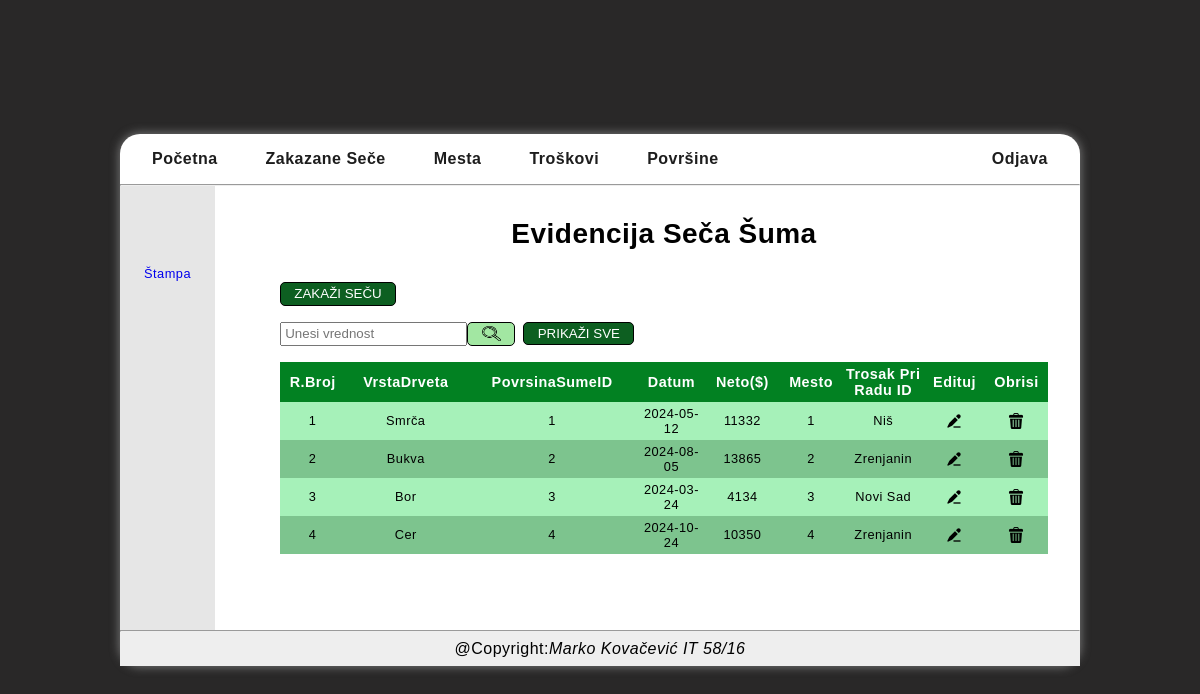
The page /FrontEnd/src/Stranice/ZakazaneSece/zakazaneSeceAdmin.php (signed in) on the database its author committed.
### tables this page shows
create table `ZAKAZANASECA`
(
    SecaID          int not null AUTO_INCREMENT PRIMARY KEY,
    VrstaDrveta         varchar(30) not null,
    PovrsinaSumeID      int not null, 
    Datum               date not null,    
    Neto                int not null, 
    TrosakPriRaduID     int not null,
    Mesto               varchar(30) not null,  
    PlacenoUnapred      int null
);

### BackEnd/Klase/BaznaKonekcija.php (called while the page is built, shortened)
<?php
class Konekcija{
public $KompletanNazivBazePodataka;
public $VerzijaMySQLNaredbi;
private $korisnik;
private $sifra;
private $host;
private function UcitajVerzijuMYSQLNaredbi(){
    $VerzijaPHP = phpversion();
    if($VerzijaPHP<'7.0.0'){
        $this->VerzijaMySQLNaredbi="mysql";
    }else {
        $this->VerzijaMySQLNaredbi="mysqli";
    }
}
private function UcitajParamKonekcije($PutanjaNazivFajlaXMLParametriKonekcije){
    $xml=simplexml_load_file($PutanjaNazivFajlaXMLParametriKonekcije) or die("Greska: ne postoji fajl BazniParamKonekcije.xml");
    $this->host=$xml->host;
    $this->korisnik=$xml->korisnik;
    $this->sifra=$xml->sifra;
    $this->prefiks_baze_podataka = $xml->prefiks_baze_podataka;
    $this->naziv_baze_podataka = $xml->naziv_baze_podataka;
    $this->KompletanNazivBazePodataka = $this->prefiks_baze_podataka.$this->naziv_baze_podataka;
}
public function connect(){
    if($this->VerzijaMySQLNaredbi=="mysqli"){
        $this->konekcijaDB = mysqli_connect($this->host, $this->korisnik, $this->sifra, $this->KompletanNazivBazePodataka);
    }else{
        $this->konekcijaMYSQL = mysql_connect($this->host, $this->korisnik, $this->sifra);
        $this->konekcijaDB = mysql_select_db($this->KompletanNazivBazePodataka, $this->konekcijaMYSQL);
    }
 }
}
?>

### BackEnd/Klase/BaznaTabela.php (called while the page is built, shortened)
<?php
 class Tabela{
 public $OtvorenaKonekcija;
 public $TipMYSQL;
 public $ListaZapisa;
 public function __construct($NovaOtvorenaKonekcija, $NoviNazivTabele) {
        $this->OtvorenaKonekcija = $NovaOtvorenaKonekcija;
        $this->TipMYSQL = $NovaOtvorenaKonekcija->VerzijaMySQLNaredbi;
 }
    public function UcitajSvePoUpitu($Upit)
    {
        if($this->TipMYSQL=="mysqli"){
            $this->Kolekcija = mysqli_query($this->OtvorenaKonekcija->konekcijaDB, $Upit);
            $this->BrojZapisa = mysqli_num_rows($this->Kolekcija);
        }
        else{
            $this->Kolekcija = mysql_query($Upit);
            $this->BrojZapisa = mysql_num_rows($this->Kolekcija);
        }
    }
    public function PrebaciKolekcijuUListu($Kolekcija)
    {
        $ListaZapisa = array();
        if($this->TipMYSQL=="mysqli")
        {
            while($RedZapisa = mysqli_fetch_array($Kolekcija, MYSQLI_NUM))
            {
                $this->ListaZapisa[] = $RedZapisa;
            }
        }
        else{
            while($RedZapisa = mysql_fetch_array($Kolekcija, MYSQLI_NUM))
            {
                $this->ListaZapisa[] = $RedZapisa;
            }
        }
      return $ListaZapisa;
    }
    public function DajVrednostPoRednomBrojuZapisaPoRBPolja($Kolekcija, $RBZapisa, $RBPolja)
    {
        if($this->TipMYSQL=="mysqli")
        {
            $RedZapisa = $this->ListaZapisa[$RBZapisa];
            $Vrednost = $RedZapisa [$RBPolja];
        }
        else{
            $Vrednost = mysql_result($Kolekcija, $RBZapisa, $RBPolja);
        }
      return $Vrednost;
    }
 }
?>

### BackEnd/Klase/DBZakazaneSece.php (called while the page is built, shortened)
<?php
class DBZakazaneSece extends Tabela
{
    public function DajSvePodatkeOZakazanimSecama($filterParametar){
        if(isset($filterParametar)){
            $upit="select * from `".$this->NazivBazePodataka."`.`ZAKAZANASECA` where `VrstaDrveta`='".$filterParametar."'";
        }else{
            $upit="select * from `".$this->NazivBazePodataka."`.`ZAKAZANASECA`";
        }
        $this->UcitajSvePoUpitu($upit);
    }
}
?>

### FrontEnd/src/Stranice/ZakazaneSece/zakazaneseceAdmin.php (the view, shortened to what this page needs)
<?php
    require $_SERVER['DOCUMENT_ROOT'] . "/SECA-SUMA/BackEnd/Klase/BaznaKonekcija.php";
       $ovlascenje=$_SESSION["ovlascenje"];
    require $_SERVER['DOCUMENT_ROOT'] . "/SECA-SUMA/BackEnd/Klase/BaznaTabela.php";
    $KonekcijaObject = new Konekcija($_SERVER['DOCUMENT_ROOT'] . '/SECA-SUMA/BackEnd/Klase/BazniParamKonekcije.xml');
    $KonekcijaObject->connect();
    if($KonekcijaObject->konekcijaDB){
        require $_SERVER['DOCUMENT_ROOT'] . "/SECA-SUMA/BackEnd/Klase/DBZakazaneSece.php";
        $ZakazaneSeceObject = new DBZakazaneSece($KonekcijaObject,"zakazanaseca");
        if(isset($_GET['filtriraj'])){
            $filter=$_GET['filter'];
            $ZakazaneSeceObject->DajSvePodatkeOZakazanimSecama($filter);
        }else{
            $filter=null;
            $ZakazaneSeceObject->DajSvePodatkeOZakazanimSecama($filter);
        }
    }else{
        echo"Neuspesna konekcija";
    }
?>
<!DOCTYPE html>
<html lang="sr" class="html">
<head>
    <link href="/SECA-SUMA/style.css" type="text/css" rel="stylesheet">
    <link href="zakazaneSece.css" type="text/css" rel="stylesheet">
</head>
<body class="glavniKontejner seca body">
    <?php require $_SERVER['DOCUMENT_ROOT'] . "/SECA-SUMA/FrontEnd/src/Delovi/Header/headerAdmin.php"?>
  <section class="index">
  <div class="sadrzajAside">
            <aside class="leviMeni">
                <?php require $_SERVER['DOCUMENT_ROOT'] . "/SECA-SUMA/FrontEnd/src/Delovi/LeviMeni/leviMeni.php"?>
            </aside>
</div>
<div class="seca__sadrzaj seca">
    <div class="seca__h1Wrap">
        <h1 class="seca__h1">Evidencija Seča Šuma</h1>
    </div>
        <div class="seca__optionsWrap">
            <?php
            if($ovlascenje === "admin"){
                echo'<div class="seca__addBtnWrap">';
                echo' <button class="seca__dodajNovu button">ZAKAŽI SEČU</button>';
                echo'</div>';
                }
                else{
                echo '';
              }
            ?>
            <form name="pretraga" class="seca__pretragaForm">
               <div class="seca__pretragaBar">
                    <input name="filter" id="filter" class="seca__Filter input" placeholder="Unesi vrednost" pattern="[A-Za-z]{1,12}" oninvalid="this.setCustomValidity('Molimo vas unesite 3 do 15 slova(A-z)')" oninput="setCustomValidity('')">
                    <button class="seca__filterBtn button" type="submit" name="filtriraj"><img src="/SECA-SUMA/FrontEnd/Assets/Search_icon.png" alt="search.png"></button>
               </div>
               <div class="seca__pretragaBar">
                 <button type="submit" name="svi" id="svi" class="seca__sviPodatci button">PRIKAŽI SVE
               </div>
            </form>
        </div>
        <?php
            if ($ZakazaneSeceObject->BrojZapisa==0)
            {
                echo "nema zapisa!";
            }
        else
            {
               echo' <table class="table seca__table">';
               echo' <thead class="seca__thead">';
               echo'     <tr class="seca__headTr">';
               echo'         <th>R.Broj</th>';
               echo'         <th>VrstaDrveta</th>';
               echo'         <th>PovrsinaSumeID</th>';
               echo'         <th>Datum</th>';
               echo'         <th>Neto($)</th>';
               echo'         <th>Mesto</th>';
               echo'         <th>Trosak Pri Radu ID</th>';
               if($ovlascenje === "admin"){
               echo'         <th>Edituj</th>';
               echo'         <th>Obrisi</th>';
               }
               echo'     </tr>';
               echo' </thead>';
               echo'<tbody class="seca__tableBody">';
               for($RBZapisa = 0; $RBZapisa < $ZakazaneSeceObject->BrojZapisa; $RBZapisa++){
                $Rbroj = $RBZapisa + 1;
                $SecaID=$ZakazaneSeceObject->DajVrednostPoRednomBrojuZapisaPoRBPolja($ZakazaneSeceObject->Kolekcija, $RBZapisa,0);
                $VrstaDrveta=$ZakazaneSeceObject->DajVrednostPoRednomBrojuZapisaPoRBPolja($ZakazaneSeceObject->Kolekcija, $RBZapisa,1);
                $PovrsinaSumeID=$ZakazaneSeceObject->DajVrednostPoRednomBrojuZapisaPoRBPolja($ZakazaneSeceObject->Kolekcija, $RBZapisa,2);
                $Datum=$ZakazaneSeceObject->DajVrednostPoRednomBrojuZapisaPoRBPolja($ZakazaneSeceObject->Kolekcija, $RBZapisa,3);
                $Neto=$ZakazaneSeceObject->DajVrednostPoRednomBrojuZapisaPoRBPolja($ZakazaneSeceObject->Kolekcija, $RBZapisa,4);
                $TrosakPriRaduID=$ZakazaneSeceObject->DajVrednostPoRednomBrojuZapisaPoRBPolja($ZakazaneSeceObject->Kolekcija, $RBZapisa,5);
                $Mesto=$ZakazaneSeceObject->DajVrednostPoRednomBrojuZapisaPoRBPolja($ZakazaneSeceObject->Kolekcija, $RBZapisa,6);
                echo'<tr>';
                echo'<td>' .$Rbroj.'</td>';
                echo'<td>' .$VrstaDrveta. '</td>';
                echo'<td>' .$PovrsinaSumeID. '</td>';
                echo'<td>' .$Datum. '</td>';
                echo'<td>' .$Neto. '</td>';
                echo'<td>' .$TrosakPriRaduID. '</td>';
                echo'<td>' .$Mesto. '</td>';
                if($ovlascenje === "admin"){
                echo'<td><form action="/SECA-SUMA/FrontEnd/src/Modali/Izmena/editovanjeSeca.php" class="otvaranjeEditFormeBtn" method="POST"><input type="hidden" name="SecaID" value='.$SecaID.'><input class="input-slika" type="image" src="/SECA-SUMA/FrontEnd/Assets/edit-text.png" name="EditujSecu"></form></td>';
                echo'<td><form action="/SECA-SUMA/FrontEnd/src/Modali/Brisanje/ZakazaneSeceobrisi.php" method="POST"><input type="hidden" name="SecaID" value='.$SecaID.'><input type="hidden" name="mesto" value='.$Mesto.'><input class="input-slika" type="image"src="/SECA-SUMA/FrontEnd/Assets/trash-can.png" name="ObrisiSecu"></form></td>';
                }
                echo'</tr>';
               }
            }
        ?>
        </tbody>
    </table>
</div>
</section>
<div class="seca__formDodajOtvori"><?php include $_SERVER['DOCUMENT_ROOT'] . "/SECA-SUMA/FrontEnd/src/Modali/DodajNovo/zakazaneSece_dodajNovo.php"?></div>
    <footer><?php require $_SERVER['DOCUMENT_ROOT'] . "/SECA-SUMA/FrontEnd/src/Delovi/Footer/footer.php"?></footer>
</body>
</html>

### style.css (style rules this page uses)
* { padding:0; margin:0; box-sizing:border-box; }
:root { --base-txt-clr:#1d1d1d; --base-txt-white-variety:#ffffff; --body-shadow:#757575; --html-bckground:rgb(41, 40, 40); --body:rgb(255, 255, 255); --border-nav:rgb(7, 7, 7); --table:rgb(77, 77, 77); --tableHeader:rgb(2, 129, 34); --tableRow1:rgb(166, 241, 185); --tableRow2:rgb(125, 196, 142); --selected:rgb(2, 129, 34); --form:rgb(255, 255, 255); --covered:rgba(41, 40, 40, 0.5); --footer:rgb(238, 238, 238); --aside-bg:rgb(230, 230, 230); --welcome-bg:rgba(4, 88, 4, 0.6); --search-wrap-bg:rgb(162, 231, 162); --button-clr-primary:rgb(13, 95, 33); --button-primary-border:rgb(0, 0, 0); --table-txt-Font:0.8rem; --table-header-Font:0.9rem; --label-txt-font:0.9rem; --aside-font:0.8rem; --welcome-font:2.5rem; }
.html { display:flex; align-items:center; justify-content:center; width:100%; height:100vh; background-color:var(--html-bckground); font-family: 'Montserrat', sans-serif; letter-spacing:0.03em; }
.body { width:min(100%,60rem); min-height:30rem; box-shadow:0px 0px 10px 1px var(--body-shadow); border-radius:20px; background-color:var(--body); position:relative; }
aside { z-index:20; }
.index { font-size:var(--aside-font); display:flex; position:relative; width:100%; z-index:10; }
.sadrzajAside { font-size:var(--aside-font); display:flex; position:relative; width:160px; height:30rem; z-index:10; }
.button { border-radius:5px; border:1px solid var(--button-primary-border); padding-block:0.25em; padding-inline:1em; }
.input { padding-inline:0.2rem; padding-block:0.15rem; }
.leviMeni { position:relative; }

### FrontEnd/src/Stranice/ZakazaneSece/zakazanesece.css (style rules this page uses)
.seca { margin-block:2rem; margin-inline:2rem; }
.seca__sadrzaj { width:100%; }
.seca__h1Wrap { width:100%; text-align:center; }
.seca__h1 { font-size:1.75rem; margin-bottom:2rem; }
.table { width:100%; text-align:center; align-content:center; border-spacing:0; }
.seca__thead { background-color:var(--tableHeader); color:var(--body); }
td,th { padding-block:0.25rem; }
th { font-size:var(--table-header-Font); }
td { height:1.5rem; width:1rem; font-size:var(--table-txt-Font); }
tr { width:100%; background-color:var(--tableRow1); }
thead > tr { background-color:var(--tableHeader); }
tr:nth-child(even) { background-color:var(--tableRow2); }
td > form { width:1rem; height:1rem; margin:0 auto; }
.input-slika { width:100%; height:100%; }
.seca__optionsWrap { display:flex; flex-direction:column; gap:1rem; margin-bottom:1rem; }
.seca__pretragaBar { width:fit-content; height:fit-content; display:flex; align-items:center; }
.seca__pretragaForm { gap:0.5rem; display:flex; }
.seca__filterBtn { width:3rem; height:1.5rem; background-color:var(--search-wrap-bg); border:none; }
.seca__filterBtn > img { width:100%; height:100%; }
.seca__dodajNovu { background-color:var(--button-clr-primary); color:var(--base-txt-white-variety); }
.seca__sviPodatci { background-color:var(--button-clr-primary); color:var(--base-txt-white-variety); }

### rows shown on the page
zakazanaseca: Rbroj "1", VrstaDrveta "Smrča", PovrsinaSumeID "1", Datum "2024-05-12", Neto "11332", TrosakPriRaduID "1", Mesto "Niš"
zakazanaseca: Rbroj "2", VrstaDrveta "Bukva", PovrsinaSumeID "2", Datum "2024-08-05", Neto "13865", TrosakPriRaduID "2", Mesto "Zrenjanin"
zakazanaseca: Rbroj "3", VrstaDrveta "Bor", PovrsinaSumeID "3", Datum "2024-03-24", Neto "4134", TrosakPriRaduID "3", Mesto "Novi Sad"
zakazanaseca: Rbroj "4", VrstaDrveta "Cer", PovrsinaSumeID "4", Datum "2024-10-24", Neto "10350", TrosakPriRaduID "4", Mesto "Zrenjanin"
